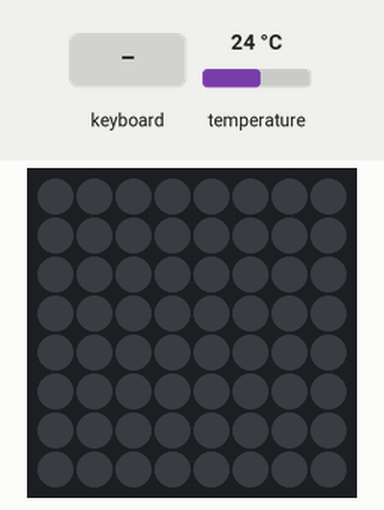
Recording of a program running on a simulated Raspberry Pi (BCM pin numbers) with a Sense HAT. On the bench: the Sense HAT's 8×8 RGB LED matrix. The test bench sets the inputs (shaded band); at power-on: temperature 24 °C.

Above: at 1.2 s.
1.3 s: key up typed on the keyboard
At 1.9 s:
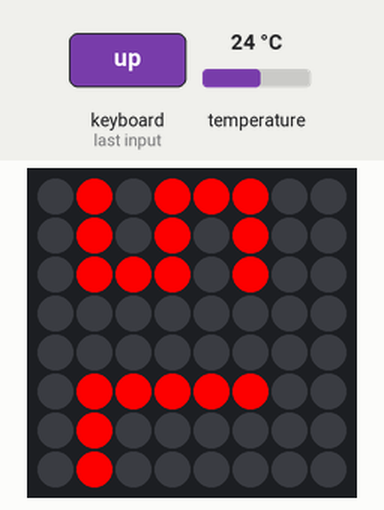
2.8 s: key down typed on the keyboard
At 4.2 s:
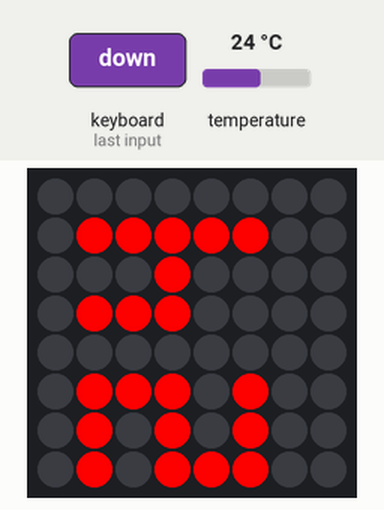
Timing chart, 0 to 5.8 s (numbered marks = the images above; inputs shaded):
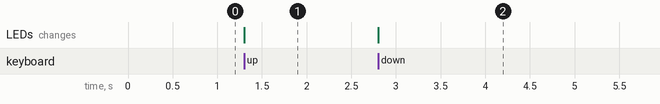

Measured:
- after the input at 1.3 s, the LEDs: change at once (image 1)
- after the input at 2.8 s, the LEDs: change at once (image 2)

The program:

interactiveTempDisp.py
```python
from sense_hat import SenseHat
from time import sleep
import curses
screen = curses.initscr()
curses.noecho()
curses.cbreak()
screen.keypad(1)
sense = SenseHat()
currentOption=0
R=[255,0,0]
O=[0,0,0]
displayValue=[                       [  O,O,R,R,R,R,O,O,
					O,R,O,O,O,O,R,O,
					O,R,O,O,O,O,R,O,
					O,O,R,R,R,R,O,O],

					[ O,O,O,O,O,O,O,O,
                                        O,O,O,O,O,O,O,O,
                                        O,R,R,R,R,R,R,O,
                                        O,O,O,O,O,O,O,O],

				[       O,O,O,O,O,O,O,O,
                                        O,R,R,R,O,R,O,O,
                                        O,R,O,R,O,R,O,O,
                                        O,R,O,R,R,R,O,O],

				[       O,O,O,O,O,O,O,O,
                                        O,R,R,R,R,R,O,O,
                                        O,R,O,R,O,R,O,O,
                                        O,R,O,R,O,R,O,O],

				[       O,O,O,O,O,O,O,O,
                                        O,R,R,R,R,R,O,O,
                                        O,O,O,R,O,O,O,O,
                                        O,R,R,R,O,O,O,O],

			 	[       O,R,O,R,R,R,O,O,
                                        O,R,O,R,O,R,O,O,
                                        O,R,R,R,O,R,O,O,
                                        O,O,O,O,O,O,O,O],
				[       O,O,O,O,O,O,O,O,
                                        O,R,O,R,R,R,O,O,
                                        O,R,O,R,O,R,O,O,
                                        O,R,R,R,R,R,O,O],

				[       O,O,O,O,O,O,O,O,
                                        O,R,R,R,R,R,O,O,
                                        O,R,O,O,O,O,O,O,
                                        O,R,O,O,O,O,O,O],

				[       O,O,O,O,O,O,O,O,
                                        O,R,R,R,R,R,O,O,
                                        O,R,O,R,O,R,O,O,
                                        O,R,R,R,R,R,O,O],

				[       O,O,O,O,O,O,O,O,
                                        O,R,R,R,R,R,O,O,
                                        O,R,O,R,O,O,O,O,
                                        O,R,R,R,O,O,O,O]
				]
while(1==1):
	c=screen.getch()
	if c == curses.KEY_UP:
		if currentOption==0:
			currentOption+=1
	if c == curses.KEY_DOWN:
		if currentOption==1:
			currentOption -=1
	if c == ord('q'):
		curses.nocbreak();
		screen.keypad(0)
		curses.echo()
		curses.endwin()
		sense.clear()
		exit()
	temp=sense.get_temperature()
	if(currentOption==1):
		#convert from C to F
		temp=((temp*9)/5)+32
	tempInt=int(temp)
	tempTens=int(tempInt/10)
	tempOnes=tempInt-(10*tempTens)
	FinalArray=displayValue[tempOnes]+displayValue[tempTens]
	sense.set_pixels(FinalArray)
	sleep(1)
```
